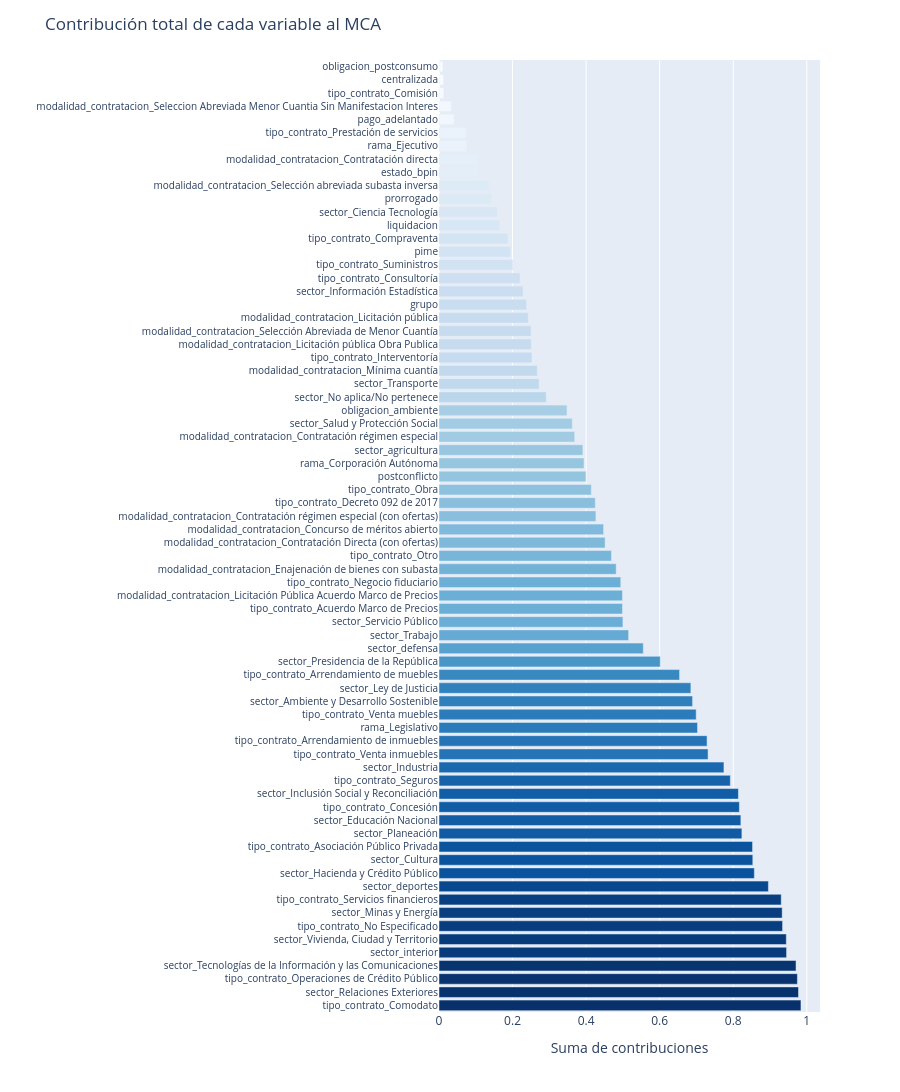

Source (notebook cell):
### Code cell
mca_vars_actual = mca.column_contributions_.index
yy = mca.column_contributions_.values.sum(axis=1)


orden = yy.argsort()[::-1]
mca_vars_sorted = mca_vars_actual[orden]
yy_sorted = yy[orden]

fig = px.bar(
    x=yy_sorted, 
    y=mca_vars_sorted,
    orientation='h', 
    color=yy_sorted,
    color_continuous_scale='Blues'
)
fig.update_layout(
    title='Contribución total de cada variable al MCA',
    xaxis_title='Suma de contribuciones',
    yaxis_title='',
    height=1200,  
    coloraxis_showscale=False,
    yaxis=dict(tickfont=dict(size=10))
)
fig.show()

### Figure 1 — Plotly figure (JSON) as saved in the notebook; plotly's stock layout.template omitted (floating-point values rounded to 4 significant figures)
{"data": [{"hovertemplate": "x=%{x}<br>y=%{y}<br>color=%{marker.color}<extra></extra>", "legendgroup": "", "marker": {"color": [0.9841, 0.9774, 0.9744, 0.9707, 0.945, 0.9443, 0.9341, 0.933, 0.9304, 0.8956, 0.8573, 0.8532, 0.8525, 0.8235, 0.8207, 0.8167, 0.814, 0.7921, 0.7747, 0.7315, 0.7288, 0.7029, 0.6992, 0.6894, 0.6847, 0.6541, 0.6015, 0.5554, 0.5155, 0.5, 0.4987, 0.4987, 0.4942, 0.4817, 0.4688, 0.4515, 0.4475, 0.4265, 0.4248, 0.4141, 0.3995, 0.3942, 0.3911, 0.369, 0.3624, 0.3479, 0.2916, 0.272, 0.2672, 0.2529, 0.251, 0.2504, 0.2428, 0.2378, 0.2283, 0.2204, 0.2007, 0.1947, 0.1874, 0.1655, 0.1591, 0.1426, 0.1354, 0.1062, 0.1053, 0.07545, 0.07412, 0.04101, 0.03331, 0.01325, 0.01307, 0.01084], "coloraxis": "coloraxis", "pattern": {"shape": ""}}, "name": "", "orientation": "h", "showlegend": false, "textposition": "auto", "type": "bar", "x": [0.9841, 0.9774, 0.9744, 0.9707, 0.945, 0.9443, 0.9341, 0.933, 0.9304, 0.8956, 0.8573, 0.8532, 0.8525, 0.8235, 0.8207, 0.8167, 0.814, 0.7921, 0.7747, 0.7315, 0.7288, 0.7029, 0.6992, 0.6894, 0.6847, 0.6541, 0.6015, 0.5554, 0.5155, 0.5, 0.4987, 0.4987, 0.4942, 0.4817, 0.4688, 0.4515, 0.4475, 0.4265, 0.4248, 0.4141, 0.3995, 0.3942, 0.3911, 0.369, 0.3624, 0.3479, 0.2916, 0.272, 0.2672, 0.2529, 0.251, 0.2504, 0.2428, 0.2378, 0.2283, 0.2204, 0.2007, 0.1947, 0.1874, 0.1655, 0.1591, 0.1426, 0.1354, 0.1062, 0.1053, 0.07545, 0.07412, 0.04101, 0.03331, 0.01325, 0.01307, 0.01084], "xaxis": "x", "y": ["tipo_contrato_Comodato", "sector_Relaciones Exteriores", "tipo_contrato_Operaciones de Crédito Público", "sector_Tecnologías de la Información y las Comunicaciones", "sector_interior", "sector_Vivienda, Ciudad y Territorio", "tipo_contrato_No Especificado", "sector_Minas y Energía", "tipo_contrato_Servicios financieros", "sector_deportes", "sector_Hacienda y Crédito Público", "sector_Cultura", "tipo_contrato_Asociación Público Privada", "sector_Planeación", "sector_Educación Nacional", "tipo_contrato_Concesión", "sector_Inclusión Social y Reconciliación", "tipo_contrato_Seguros", "sector_Industria", "tipo_contrato_Venta inmuebles", "tipo_contrato_Arrendamiento de inmuebles", "rama_Legislativo", "tipo_contrato_Venta muebles", "sector_Ambiente y Desarrollo Sostenible", "sector_Ley de Justicia", "tipo_contrato_Arrendamiento de muebles", "sector_Presidencia de la República", "sector_defensa", "sector_Trabajo", "sector_Servicio Público", "tipo_contrato_Acuerdo Marco de Precios", "modalidad_contratacion_Licitación Pública Acuerdo Marco de Precios", "tipo_contrato_Negocio fiduciario", "modalidad_contratacion_Enajenación de bienes con subasta", "tipo_contrato_Otro", "modalidad_contratacion_Contratación Directa (con ofertas)", "modalidad_contratacion_Concurso de méritos abierto", "modalidad_contratacion_Contratación régimen especial (con ofertas)", "tipo_contrato_Decreto 092 de 2017", "tipo_contrato_Obra", "postconflicto", "rama_Corporación Autónoma", "sector_agricultura", "modalidad_contratacion_Contratación régimen especial", "sector_Salud y Protección Social", "obligacion_ambiente", "sector_No aplica/No pertenece", "sector_Transporte", "modalidad_contratacion_Mínima cuantía", "tipo_contrato_Interventoría", "modalidad_contratacion_Licitación pública Obra Publica", "modalidad_contratacion_Selección Abreviada de Menor Cuantía", "modalidad_contratacion_Licitación pública", "grupo", "sector_Información Estadística", "tipo_contrato_Consultoría", "tipo_contrato_Suministros", "pime", "tipo_contrato_Compraventa", "liquidacion", "sector_Ciencia Tecnología", "prorrogado", "modalidad_contratacion_Selección abreviada subasta inversa", "estado_bpin", "modalidad_contratacion_Contratación directa", "rama_Ejecutivo", "tipo_contrato_Prestación de servicios", "pago_adelantado", "modalidad_contratacion_Seleccion Abreviada Menor Cuantia Sin Manifestacion Interes", "tipo_contrato_Comisión", "centralizada", "obligacion_postconsumo"], "yaxis": "y"}], "layout": {"barmode": "relative", "coloraxis": {"colorbar": {"title": {"text": "color"}}, "colorscale": [[0, "rgb(247,251,255)"], [0.125, "rgb(222,235,247)"], [0.25, "rgb(198,219,239)"], [0.375, "rgb(158,202,225)"], [0.5, "rgb(107,174,214)"], [0.625, "rgb(66,146,198)"], [0.75, "rgb(33,113,181)"], [0.875, "rgb(8,81,156)"], [1, "rgb(8,48,107)"]], "showscale": false}, "height": 1200, "legend": {"tracegroupgap": 0}, "margin": {"t": 60}, "title": {"text": "Contribución total de cada variable al MCA"}, "xaxis": {"anchor": "y", "domain": [0, 1], "title": {"text": "Suma de contribuciones"}}, "yaxis": {"anchor": "x", "domain": [0, 1], "tickfont": {"size": 10}, "title": {"text": ""}}}}
